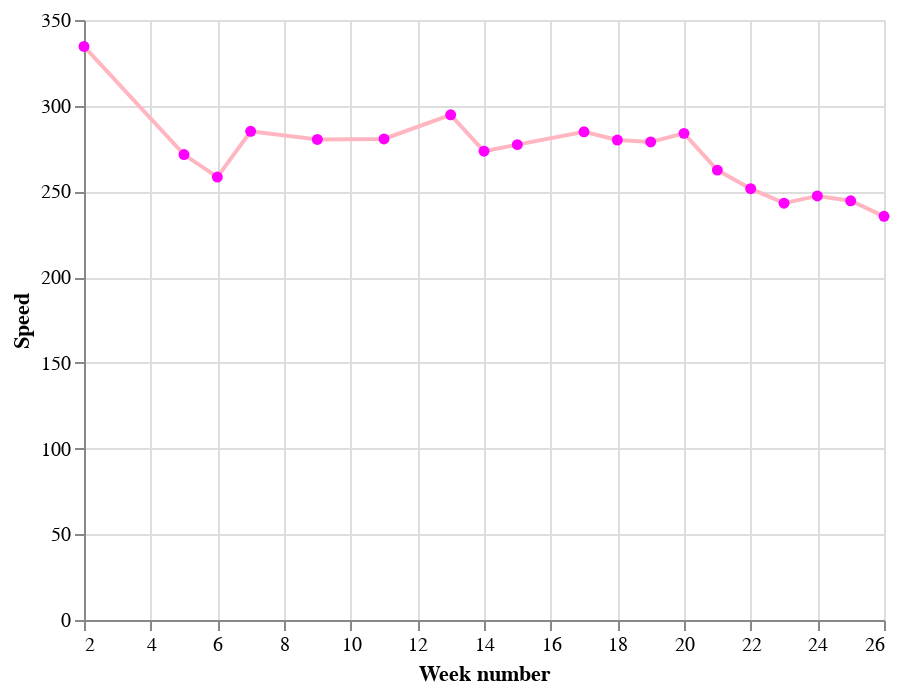

Notebook code for this chart:
### Code cell
# Another way of doing the above is to set up a base chart and add more layers, like so

base = alt.Chart(df).mark_line(color='lightpink').encode(
    alt.X('week', title='Week number'),
    alt.Y('seconds_per_km', aggregate='mean',  title='Speed'),
)

base + base.mark_circle(color='magenta')

### Figure 1 — Vega-Lite specification as saved in the notebook (floating-point values rounded to 4 significant figures)
{"config": {"view": {"continuousWidth": 400, "continuousHeight": 300}}, "layer": [{"mark": {"type": "line", "color": "lightpink"}, "encoding": {"x": {"field": "week", "title": "Week number", "type": "quantitative"}, "y": {"aggregate": "mean", "field": "seconds_per_km", "title": "Speed", "type": "quantitative"}}}, {"mark": {"type": "circle", "color": "magenta"}, "encoding": {"x": {"field": "week", "title": "Week number", "type": "quantitative"}, "y": {"aggregate": "mean", "field": "seconds_per_km", "title": "Speed", "type": "quantitative"}}}], "data": {"name": "data-ec06743c94a29224c91ed66eace526ab"}, "$schema": "https://vega.github.io/schema/vega-lite/v4.17.0.json", "datasets": {"data-ec06743c94a29224c91ed66eace526ab": [{"Unnamed: 0": 182, "type": 1, "startTime": "2022-01-10T13:39:17+00:00", "sportTime(s)": 453, "maxPace(/meter)": 7.246, "minPace(/meter)": 0.2501, "distance(m)": 1191.0, "avgPace(/meter)": 0.3787, "calories(kcal)": 71.0, "date": "2022-01-10T20:39:00", "seconds_per_km": 380.4, "speed_per_km": "06:20.35", "distance_rounded": 1.0, "day_of_week": "Monday", "week": 2}, {"Unnamed: 0": 178, "type": 1, "startTime": "2022-01-13T09:23:16+00:00", "sportTime(s)": 290, "maxPace(/meter)": 2.342, "minPace(/meter)": 0.1982, "distance(m)": 1004.0, "avgPace(/meter)": 0.2878, "calories(kcal)": 60.0, "date": "2022-01-13T16:23:00", "seconds_per_km": 288.8, "speed_per_km": "04:48.84", "distance_rounded": 1.0, "day_of_week": "Thursday", "week": 2}, {"Unnamed: 0": 176, "type": 1, "startTime": "2022-02-03T10:41:12+00:00", "sportTime(s)": 265, "maxPace(/meter)": 0.609, "minPace(/meter)": 0.1993, "distance(m)": 1001.0, "avgPace(/meter)": 0.2637, "calories(kcal)": 39.0, "date": "2022-02-03T17:41:00", "seconds_per_km": 264.7, "speed_per_km": "04:24.74", "distance_rounded": 1.0, "day_of_week": "Thursday", "week": 5}, {"Unnamed: 0": 172, "type": 1, "startTime": "2022-02-05T11:46:47+00:00", "sportTime(s)": 283, "maxPace(/meter)": 0.6911, "minPace(/meter)": 0.229, "distance(m)": 1006.0, "avgPace(/meter)": 0.2803, "calories(kcal)": 50.0, "date": "2022-02-05T18:46:00", "seconds_per_km": 281.3, "speed_per_km": "04:41.31", "distance_rounded": 1.0, "day_of_week": "Saturday", "week": 5}, {"Unnamed: 0": 169, "type": 1, "startTime": "2022-02-06T11:36:48+00:00", "sportTime(s)": 272, "maxPace(/meter)": 0.6361, "minPace(/meter)": 0.2325, "distance(m)": 1013.0, "avgPace(/meter)": 0.2675, "calories(kcal)": 34.0, "date": "2022-02-06T18:36:00", "seconds_per_km": 268.5, "speed_per_km": "04:28.51", "distance_rounded": 1.0, "day_of_week": "Sunday", "week": 5}, {"Unnamed: 0": 166, "type": 1, "startTime": "2022-02-11T11:49:54+00:00", "sportTime(s)": 264, "maxPace(/meter)": 0.788, "minPace(/meter)": 0.198, "distance(m)": 1004.0, "avgPace(/meter)": 0.26, "calories(kcal)": 39.0, "date": "2022-02-11T18:49:00", "seconds_per_km": 262.9, "speed_per_km": "04:22.95", "distance_rounded": 1.0, "day_of_week": "Friday", "week": 6}, {"Unnamed: 0": 163, "type": 1, "startTime": "2022-02-12T11:25:02+00:00", "sportTime(s)": 259, "maxPace(/meter)": 0.5571, "minPace(/meter)": 0.1928, "distance(m)": 1011.0, "avgPace(/meter)": 0.2552, "calories(kcal)": 44.0, "date": "2022-02-12T18:25:00", "seconds_per_km": 256.2, "speed_per_km": "04:16.18", "distance_rounded": 1.0, "day_of_week": "Saturday", "week": 6}, {"Unnamed: 0": 161, "type": 1, "startTime": "2022-02-13T11:09:12+00:00", "sportTime(s)": 256, "maxPace(/meter)": 0.576, "minPace(/meter)": 0.194, "distance(m)": 1000.0, "avgPace(/meter)": 0.255, "calories(kcal)": 37.0, "date": "2022-02-13T18:09:00", "seconds_per_km": 256.0, "speed_per_km": "04:16.00", "distance_rounded": 1.0, "day_of_week": "Sunday", "week": 6}, {"Unnamed: 0": 157, "type": 1, "startTime": "2022-02-14T11:50:09+00:00", "sportTime(s)": 287, "maxPace(/meter)": 0.7446, "minPace(/meter)": 0.2587, "distance(m)": 1002.0, "avgPace(/meter)": 0.2854, "calories(kcal)": 43.0, "date": "2022-02-14T18:50:00", "seconds_per_km": 286.4, "speed_per_km": "04:46.43", "distance_rounded": 1.0, "day_of_week": "Monday", "week": 7}, {"Unnamed: 0": 155, "type": 1, "startTime": "2022-02-16T11:12:40+00:00", "sportTime(s)": 284, "maxPace(/meter)": 2.165, "minPace(/meter)": 0.1834, "distance(m)": 1001.0, "avgPace(/meter)": 0.2827, "calories(kcal)": 60.0, "date": "2022-02-16T18:12:00", "seconds_per_km": 283.7, "speed_per_km": "04:43.72", "distance_rounded": 1.0, "day_of_week": "Wednesday", "week": 7}, {"Unnamed: 0": 152, "type": 1, "startTime": "2022-03-05T00:10:22+00:00", "sportTime(s)": 282, "maxPace(/meter)": 0.6154, "minPace(/meter)": 0.2083, "distance(m)": 1006.0, "avgPace(/meter)": 0.2793, "calories(kcal)": 55.0, "date": "2022-03-05T07:10:00", "seconds_per_km": 280.3, "speed_per_km": "04:40.32", "distance_rounded": 1.0, "day_of_week": "Saturday", "week": 9}, {"Unnamed: 0": 150, "type": 1, "startTime": "2022-03-18T11:26:11+00:00", "sportTime(s)": 282, "maxPace(/meter)": 0.8749, "minPace(/meter)": 0.2372, "distance(m)": 1005.0, "avgPace(/meter)": 0.2796, "calories(kcal)": 47.0, "date": "2022-03-18T18:26:00", "seconds_per_km": 280.6, "speed_per_km": "04:40.60", "distance_rounded": 1.0, "day_of_week": "Friday", "week": 11}, {"Unnamed: 0": 146, "type": 1, "startTime": "2022-03-28T11:45:13+00:00", "sportTime(s)": 311, "maxPace(/meter)": 0.639, "minPace(/meter)": 0.2149, "distance(m)": 1046.0, "avgPace(/meter)": 0.2964, "calories(kcal)": 57.0, "date": "2022-03-28T18:45:00", "seconds_per_km": 297.3, "speed_per_km": "04:57.32", "distance_rounded": 1.0, "day_of_week": "Monday", "week": 13}, {"Unnamed: 0": 144, "type": 1, "startTime": "2022-03-29T12:02:25+00:00", "sportTime(s)": 303, "maxPace(/meter)": 0.6835, "minPace(/meter)": 0.2301, "distance(m)": 1003.0, "avgPace(/meter)": 0.3011, "calories(kcal)": 57.0, "date": "2022-03-29T19:02:00", "seconds_per_km": 302.1, "speed_per_km": "05:2.09", "distance_rounded": 1.0, "day_of_week": "Tuesday", "week": 13}, {"Unnamed: 0": 142, "type": 1, "startTime": "2022-03-30T11:52:16+00:00", "sportTime(s)": 285, "maxPace(/meter)": 0.4753, "minPace(/meter)": 0.1658, "distance(m)": 1001.0, "avgPace(/meter)": 0.2837, "calories(kcal)": 49.0, "date": "2022-03-30T18:52:00", "seconds_per_km": 284.7, "speed_per_km": "04:44.72", "distance_rounded": 1.0, "day_of_week": "Wednesday", "week": 13}, {"Unnamed: 0": 140, "type": 1, "startTime": "2022-04-04T10:57:56+00:00", "sportTime(s)": 271, "maxPace(/meter)": 0.7117, "minPace(/meter)": 0.2248, "distance(m)": 1000.0, "avgPace(/meter)": 0.27, "calories(kcal)": 48.0, "date": "2022-04-04T17:57:00", "seconds_per_km": 271.0, "speed_per_km": "04:31.00", "distance_rounded": 1.0, "day_of_week": "Monday", "week": 14}, {"Unnamed: 0": 137, "type": 1, "startTime": "2022-04-08T11:39:28+00:00", "sportTime(s)": 274, "maxPace(/meter)": 0.6707, "minPace(/meter)": 0.2315, "distance(m)": 1000.0, "avgPace(/meter)": 0.273, "calories(kcal)": 51.0, "date": "2022-04-08T18:39:00", "seconds_per_km": 274.0, "speed_per_km": "04:34.00", "distance_rounded": 1.0, "day_of_week": "Friday", "week": 14}, {"Unnamed: 0": 134, "type": 1, "startTime": "2022-04-10T11:41:58+00:00", "sportTime(s)": 277, "maxPace(/meter)": 0.6873, "minPace(/meter)": 0.2137, "distance(m)": 1006.0, "avgPace(/meter)": 0.2744, "calories(kcal)": 45.0, "date": "2022-04-10T18:41:00", "seconds_per_km": 275.3, "speed_per_km": "04:35.35", "distance_rounded": 1.0, "day_of_week": "Sunday", "week": 14}, {"Unnamed: 0": 131, "type": 1, "startTime": "2022-04-13T10:48:11+00:00", "sportTime(s)": 278, "maxPace(/meter)": 0.7634, "minPace(/meter)": 0.2038, "distance(m)": 1000.0, "avgPace(/meter)": 0.277, "calories(kcal)": 44.0, "date": "2022-04-13T17:48:00", "seconds_per_km": 278.0, "speed_per_km": "04:38.00", "distance_rounded": 1.0, "day_of_week": "Wednesday", "week": 15}, {"Unnamed: 0": 128, "type": 1, "startTime": "2022-04-15T09:54:21+00:00", "sportTime(s)": 278, "maxPace(/meter)": 0.7968, "minPace(/meter)": 0.244, "distance(m)": 1005.0, "avgPace(/meter)": 0.2756, "calories(kcal)": 39.0, "date": "2022-04-15T16:54:00", "seconds_per_km": 276.6, "speed_per_km": "04:36.62", "distance_rounded": 1.0, "day_of_week": "Friday", "week": 15}, {"Unnamed: 0": 125, "type": 1, "startTime": "2022-04-26T11:40:21+00:00", "sportTime(s)": 354, "maxPace(/meter)": 1.115, "minPace(/meter)": 0.1997, "distance(m)": 1201.0, "avgPace(/meter)": 0.2939, "calories(kcal)": 62.0, "date": "2022-04-26T18:40:00", "seconds_per_km": 294.8, "speed_per_km": "04:54.75", "distance_rounded": 1.0, "day_of_week": "Tuesday", "week": 17}, {"Unnamed: 0": 123, "type": 1, "startTime": "2022-04-27T11:31:56+00:00", "sportTime(s)": 270, "maxPace(/meter)": 0.6803, "minPace(/meter)": 0.2187, "distance(m)": 1002.0, "avgPace(/meter)": 0.2685, "calories(kcal)": 48.0, "date": "2022-04-27T18:31:00", "seconds_per_km": 269.5, "speed_per_km": "04:29.46", "distance_rounded": 1.0, "day_of_week": "Wednesday", "week": 17}, {"Unnamed: 0": 121, "type": 1, "startTime": "2022-04-28T10:37:51+00:00", "sportTime(s)": 279, "maxPace(/meter)": 0.8052, "minPace(/meter)": 0.221, "distance(m)": 1002.0, "avgPace(/meter)": 0.2774, "calories(kcal)": 50.0, "date": "2022-04-28T17:37:00", "seconds_per_km": 278.4, "speed_per_km": "04:38.44", "distance_rounded": 1.0, "day_of_week": "Thursday", "week": 17}, {"Unnamed: 0": 119, "type": 1, "startTime": "2022-04-29T11:01:29+00:00", "sportTime(s)": 495, "maxPace(/meter)": 1.217, "minPace(/meter)": 0.2073, "distance(m)": 1651.0, "avgPace(/meter)": 0.2974, "calories(kcal)": 89.0, "date": "2022-04-29T18:01:00", "seconds_per_km": 299.8, "speed_per_km": "04:59.82", "distance_rounded": 1.0, "day_of_week": "Friday", "week": 17}, {"Unnamed: 0": 117, "type": 1, "startTime": "2022-05-01T09:48:50+00:00", "sportTime(s)": 283, "maxPace(/meter)": 0.8224, "minPace(/meter)": 0.2239, "distance(m)": 1006.0, "avgPace(/meter)": 0.2803, "calories(kcal)": 41.0, "date": "2022-05-01T16:48:00", "seconds_per_km": 281.3, "speed_per_km": "04:41.31", "distance_rounded": 1.0, "day_of_week": "Sunday", "week": 17}, {"Unnamed: 0": 112, "type": 1, "startTime": "2022-05-04T11:52:29+00:00", "sportTime(s)": 279, "maxPace(/meter)": 0.6135, "minPace(/meter)": 0.2112, "distance(m)": 1007.0, "avgPace(/meter)": 0.2761, "calories(kcal)": 42.0, "date": "2022-05-04T18:52:00", "seconds_per_km": 277.1, "speed_per_km": "04:37.06", "distance_rounded": 1.0, "day_of_week": "Wednesday", "week": 18}, {"Unnamed: 0": 110, "type": 1, "startTime": "2022-05-05T11:15:38+00:00", "sportTime(s)": 292, "maxPace(/meter)": 0.7042, "minPace(/meter)": 0.216, "distance(m)": 1000.0, "avgPace(/meter)": 0.291, "calories(kcal)": 52.0, "date": "2022-05-05T18:15:00", "seconds_per_km": 292.0, "speed_per_km": "04:52.00", "distance_rounded": 1.0, "day_of_week": "Thursday", "week": 18}, {"Unnamed: 0": 107, "type": 1, "startTime": "2022-05-06T10:16:48+00:00", "sportTime(s)": 273, "maxPace(/meter)": 0.7022, "minPace(/meter)": 0.2276, "distance(m)": 1003.0, "avgPace(/meter)": 0.2712, "calories(kcal)": 47.0, "date": "2022-05-06T17:16:00", "seconds_per_km": 272.2, "speed_per_km": "04:32.18", "distance_rounded": 1.0, "day_of_week": "Friday", "week": 18}, {"Unnamed: 0": 104, "type": 1, "startTime": "2022-05-07T09:47:30+00:00", "sportTime(s)": 290, "maxPace(/meter)": 212.0, "minPace(/meter)": 0.2129, "distance(m)": 1040.0, "avgPace(/meter)": 0.278, "calories(kcal)": 52.0, "date": "2022-05-07T16:47:00", "seconds_per_km": 278.8, "speed_per_km": "04:38.85", "distance_rounded": 1.0, "day_of_week": "Saturday", "week": 18}, {"Unnamed: 0": 102, "type": 1, "startTime": "2022-05-08T11:24:19+00:00", "sportTime(s)": 287, "maxPace(/meter)": 225.0, "minPace(/meter)": 0.2221, "distance(m)": 1026.0, "avgPace(/meter)": 0.279, "calories(kcal)": 56.0, "date": "2022-05-08T18:24:00", "seconds_per_km": 279.7, "speed_per_km": "04:39.73", "distance_rounded": 1.0, "day_of_week": "Sunday", "week": 18}, {"Unnamed: 0": 99, "type": 1, "startTime": "2022-05-12T11:36:50+00:00", "sportTime(s)": 281, "maxPace(/meter)": 178.0, "minPace(/meter)": 0.1781, "distance(m)": 1007.0, "avgPace(/meter)": 0.278, "calories(kcal)": 59.0, "date": "2022-05-12T18:36:00", "seconds_per_km": 279.0, "speed_per_km": "04:39.05", "distance_rounded": 1.0, "day_of_week": "Thursday", "week": 19}, {"Unnamed: 0": 96, "type": 1, "startTime": "2022-05-13T11:36:23+00:00", "sportTime(s)": 291, "maxPace(/meter)": 201.0, "minPace(/meter)": 0.2015, "distance(m)": 1024.0, "avgPace(/meter)": 0.283, "calories(kcal)": 55.0, "date": "2022-05-13T18:36:00", "seconds_per_km": 284.2, "speed_per_km": "04:44.18", "distance_rounded": 1.0, "day_of_week": "Friday", "week": 19}, {"Unnamed: 0": 92, "type": 1, "startTime": "2022-05-15T11:36:24+00:00", "sportTime(s)": 281, "maxPace(/meter)": 197.0, "minPace(/meter)": 0.1974, "distance(m)": 1028.0, "avgPace(/meter)": 0.273, "calories(kcal)": 51.0, "date": "2022-05-15T18:36:00", "seconds_per_km": 273.3, "speed_per_km": "04:33.35", "distance_rounded": 1.0, "day_of_week": "Sunday", "week": 19}, {"Unnamed: 0": 89, "type": 1, "startTime": "2022-05-16T11:31:34+00:00", "sportTime(s)": 302, "maxPace(/meter)": 210.0, "minPace(/meter)": 0.2106, "distance(m)": 1046.0, "avgPace(/meter)": 0.288, "calories(kcal)": 63.0, "date": "2022-05-16T18:31:00", "seconds_per_km": 288.7, "speed_per_km": "04:48.72", "distance_rounded": 1.0, "day_of_week": "Monday", "week": 20}, {"Unnamed: 0": 86, "type": 1, "startTime": "2022-05-17T11:15:00+00:00", "sportTime(s)": 308, "maxPace(/meter)": 237.0, "minPace(/meter)": 0.2227, "distance(m)": 1049.0, "avgPace(/meter)": 0.293, "calories(kcal)": 63.0, "date": "2022-05-17T18:15:00", "seconds_per_km": 293.6, "speed_per_km": "04:53.61", "distance_rounded": 1.0, "day_of_week": "Tuesday", "week": 20}, {"Unnamed: 0": 82, "type": 1, "startTime": "2022-05-21T13:48:24+00:00", "sportTime(s)": 287, "maxPace(/meter)": 0.6219, "minPace(/meter)": 0.2232, "distance(m)": 1003.0, "avgPace(/meter)": 0.2841, "calories(kcal)": 50.03, "date": "2022-05-21T20:48:00", "seconds_per_km": 286.1, "speed_per_km": "04:46.14", "distance_rounded": 1.0, "day_of_week": "Saturday", "week": 20}, {"Unnamed: 0": 79, "type": 1, "startTime": "2022-05-22T10:22:47+00:00", "sportTime(s)": 267, "maxPace(/meter)": 0.815, "minPace(/meter)": 0.2136, "distance(m)": 1000.0, "avgPace(/meter)": 0.265, "calories(kcal)": 44.08, "date": "2022-05-22T17:22:00", "seconds_per_km": 267.0, "speed_per_km": "04:27.00", "distance_rounded": 1.0, "day_of_week": "Sunday", "week": 20}, {"Unnamed: 0": 76, "type": 1, "startTime": "2022-05-23T11:46:59+00:00", "sportTime(s)": 267, "maxPace(/meter)": 0.668, "minPace(/meter)": 0.2187, "distance(m)": 1000.0, "avgPace(/meter)": 0.265, "calories(kcal)": 50.33, "date": "2022-05-23T18:46:00", "seconds_per_km": 267.0, "speed_per_km": "04:27.00", "distance_rounded": 1.0, "day_of_week": "Monday", "week": 21}, {"Unnamed: 0": 73, "type": 1, "startTime": "2022-05-24T11:54:01+00:00", "sportTime(s)": 267, "maxPace(/meter)": 0.9251, "minPace(/meter)": 0.2227, "distance(m)": 1001.0, "avgPace(/meter)": 0.2647, "calories(kcal)": 44.15, "date": "2022-05-24T18:54:00", "seconds_per_km": 266.7, "speed_per_km": "04:26.73", "distance_rounded": 1.0, "day_of_week": "Tuesday", "week": 21}, {"Unnamed: 0": 70, "type": 1, "startTime": "2022-05-25T10:56:04+00:00", "sportTime(s)": 241, "maxPace(/meter)": 0.9066, "minPace(/meter)": 0.1197, "distance(m)": 1003.0, "avgPace(/meter)": 0.2353, "calories(kcal)": 40.81, "date": "2022-05-25T17:56:00", "seconds_per_km": 240.3, "speed_per_km": "04:0.28", "distance_rounded": 1.0, "day_of_week": "Wednesday", "week": 21}, {"Unnamed: 0": 67, "type": 1, "startTime": "2022-05-26T10:17:38+00:00", "sportTime(s)": 265, "maxPace(/meter)": 0.558, "minPace(/meter)": 0.1968, "distance(m)": 1003.0, "avgPace(/meter)": 0.2622, "calories(kcal)": 53.12, "date": "2022-05-26T17:17:00", "seconds_per_km": 264.2, "speed_per_km": "04:24.21", "distance_rounded": 1.0, "day_of_week": "Thursday", "week": 21}, {"Unnamed: 0": 64, "type": 1, "startTime": "2022-05-27T11:35:19+00:00", "sportTime(s)": 277, "maxPace(/meter)": 0.757, "minPace(/meter)": 0.2449, "distance(m)": 1003.0, "avgPace(/meter)": 0.2742, "calories(kcal)": 43.04, "date": "2022-05-27T18:35:00", "seconds_per_km": 276.2, "speed_per_km": "04:36.17", "distance_rounded": 1.0, "day_of_week": "Friday", "week": 21}, {"Unnamed: 0": 61, "type": 1, "startTime": "2022-05-28T10:39:29+00:00", "sportTime(s)": 271, "maxPace(/meter)": 0.6452, "minPace(/meter)": 0.2224, "distance(m)": 1005.0, "avgPace(/meter)": 0.2677, "calories(kcal)": 51.33, "date": "2022-05-28T17:39:00", "seconds_per_km": 269.7, "speed_per_km": "04:29.65", "distance_rounded": 1.0, "day_of_week": "Saturday", "week": 21}, {"Unnamed: 0": 58, "type": 1, "startTime": "2022-05-29T11:19:12+00:00", "sportTime(s)": 253, "maxPace(/meter)": 0.4274, "minPace(/meter)": 0.1839, "distance(m)": 1000.0, "avgPace(/meter)": 0.251, "calories(kcal)": 41.0, "date": "2022-05-29T18:19:00", "seconds_per_km": 253.0, "speed_per_km": "04:13.00", "distance_rounded": 1.0, "day_of_week": "Sunday", "week": 21}, {"Unnamed: 0": 55, "type": 1, "startTime": "2022-05-30T11:55:16+00:00", "sportTime(s)": 253, "maxPace(/meter)": 0.4058, "minPace(/meter)": 0.1746, "distance(m)": 1004.0, "avgPace(/meter)": 0.25, "calories(kcal)": 48.92, "date": "2022-05-30T18:55:00", "seconds_per_km": 252.0, "speed_per_km": "04:11.99", "distance_rounded": 1.0, "day_of_week": "Monday", "week": 22}, {"Unnamed: 0": 52, "type": 1, "startTime": "2022-05-31T11:42:33+00:00", "sportTime(s)": 261, "maxPace(/meter)": 0.5513, "minPace(/meter)": 0.203, "distance(m)": 1006.0, "avgPace(/meter)": 0.2575, "calories(kcal)": 49.91, "date": "2022-05-31T18:42:00", "seconds_per_km": 259.4, "speed_per_km": "04:19.44", "distance_rounded": 1.0, "day_of_week": "Tuesday", "week": 22}, {"Unnamed: 0": 49, "type": 1, "startTime": "2022-06-03T11:03:24+00:00", "sportTime(s)": 251, "maxPace(/meter)": 0.8258, "minPace(/meter)": 0.1627, "distance(m)": 1003.0, "avgPace(/meter)": 0.2483, "calories(kcal)": 45.2, "date": "2022-06-03T18:03:00", "seconds_per_km": 250.2, "speed_per_km": "04:10.25", "distance_rounded": 1.0, "day_of_week": "Friday", "week": 22}, {"Unnamed: 0": 46, "type": 1, "startTime": "2022-06-04T11:38:21+00:00", "sportTime(s)": 245, "maxPace(/meter)": 0.5981, "minPace(/meter)": 0.2102, "distance(m)": 1001.0, "avgPace(/meter)": 0.2428, "calories(kcal)": 51.81, "date": "2022-06-04T18:38:00", "seconds_per_km": 244.8, "speed_per_km": "04:4.76", "distance_rounded": 1.0, "day_of_week": "Saturday", "week": 22}, {"Unnamed: 0": 43, "type": 1, "startTime": "2022-06-11T10:38:27+00:00", "sportTime(s)": 237, "maxPace(/meter)": 0.5176, "minPace(/meter)": 0.1971, "distance(m)": 1001.0, "avgPace(/meter)": 0.2348, "calories(kcal)": 30.82, "date": "2022-06-11T17:38:00", "seconds_per_km": 236.8, "speed_per_km": "03:56.76", "distance_rounded": 1.0, "day_of_week": "Saturday", "week": 23}, {"Unnamed: 0": 39, "type": 1, "startTime": "2022-06-12T10:47:29+00:00", "sportTime(s)": 251, "maxPace(/meter)": 0.6472, "minPace(/meter)": 0.2005, "distance(m)": 1006.0, "avgPace(/meter)": 0.2475, "calories(kcal)": 51.79, "date": "2022-06-12T17:47:00", "seconds_per_km": 249.5, "speed_per_km": "04:9.50", "distance_rounded": 1.0, "day_of_week": "Sunday", "week": 23}, {"Unnamed: 0": 36, "type": 1, "startTime": "2022-06-14T12:03:23+00:00", "sportTime(s)": 259, "maxPace(/meter)": 0.5627, "minPace(/meter)": 0.1935, "distance(m)": 1003.0, "avgPace(/meter)": 0.2562, "calories(kcal)": 56.05, "date": "2022-06-14T19:03:00", "seconds_per_km": 258.2, "speed_per_km": "04:18.23", "distance_rounded": 1.0, "day_of_week": "Tuesday", "week": 24}, {"Unnamed: 0": 32, "type": 1, "startTime": "2022-06-15T11:46:25+00:00", "sportTime(s)": 249, "maxPace(/meter)": 0.5219, "minPace(/meter)": 0.1885, "distance(m)": 1011.0, "avgPace(/meter)": 0.2443, "calories(kcal)": 47.92, "date": "2022-06-15T18:46:00", "seconds_per_km": 246.3, "speed_per_km": "04:6.29", "distance_rounded": 1.0, "day_of_week": "Wednesday", "week": 24}, {"Unnamed: 0": 27, "type": 1, "startTime": "2022-06-16T11:03:28+00:00", "sportTime(s)": 243, "maxPace(/meter)": 0.5764, "minPace(/meter)": 0.1971, "distance(m)": 1002.0, "avgPace(/meter)": 0.2405, "calories(kcal)": 33.65, "date": "2022-06-16T18:03:00", "seconds_per_km": 242.5, "speed_per_km": "04:2.51", "distance_rounded": 1.0, "day_of_week": "Thursday", "week": 24}, {"Unnamed: 0": 23, "type": 1, "startTime": "2022-06-17T11:03:58+00:00", "sportTime(s)": 243, "maxPace(/meter)": 0.4713, "minPace(/meter)": 0.1802, "distance(m)": 1002.0, "avgPace(/meter)": 0.2405, "calories(kcal)": 48.66, "date": "2022-06-17T18:03:00", "seconds_per_km": 242.5, "speed_per_km": "04:2.51", "distance_rounded": 1.0, "day_of_week": "Friday", "week": 24}, {"Unnamed: 0": 18, "type": 1, "startTime": "2022-06-21T12:23:33+00:00", "sportTime(s)": 247, "maxPace(/meter)": 0.5322, "minPace(/meter)": 0.1881, "distance(m)": 1009.0, "avgPace(/meter)": 0.2428, "calories(kcal)": 45.0, "date": "2022-06-21T19:23:00", "seconds_per_km": 244.8, "speed_per_km": "04:4.80", "distance_rounded": 1.0, "day_of_week": "Tuesday", "week": 25}, {"Unnamed: 0": 15, "type": 1, "startTime": "2022-06-23T11:16:47+00:00", "sportTime(s)": 245, "maxPace(/meter)": 0.627, "minPace(/meter)": 0.1883, "distance(m)": 1003.0, "avgPace(/meter)": 0.2423, "calories(kcal)": 49.76, "date": "2022-06-23T18:16:00", "seconds_per_km": 244.3, "speed_per_km": "04:4.27", "distance_rounded": 1.0, "day_of_week": "Thursday", "week": 25}, {"Unnamed: 0": 10, "type": 1, "startTime": "2022-06-27T11:45:38+00:00", "sportTime(s)": 239, "maxPace(/meter)": 0.6246, "minPace(/meter)": 0.1815, "distance(m)": 1002.0, "avgPace(/meter)": 0.2365, "calories(kcal)": 48.67, "date": "2022-06-27T18:45:00", "seconds_per_km": 238.5, "speed_per_km": "03:58.52", "distance_rounded": 1.0, "day_of_week": "Monday", "week": 26}, {"Unnamed: 0": 7, "type": 1, "startTime": "2022-06-28T11:07:21+00:00", "sportTime(s)": 235, "maxPace(/meter)": 0.4755, "minPace(/meter)": 0.1836, "distance(m)": 1003.0, "avgPace(/meter)": 0.2323, "calories(kcal)": 39.65, "date": "2022-06-28T18:07:00", "seconds_per_km": 234.3, "speed_per_km": "03:54.30", "distance_rounded": 1.0, "day_of_week": "Tuesday", "week": 26}, {"Unnamed: 0": 4, "type": 1, "startTime": "2022-06-29T12:02:34+00:00", "sportTime(s)": 231, "maxPace(/meter)": 0.5453, "minPace(/meter)": 0.1936, "distance(m)": 1003.0, "avgPace(/meter)": 0.2283, "calories(kcal)": 33.62, "date": "2022-06-29T19:02:00", "seconds_per_km": 230.3, "speed_per_km": "03:50.31", "distance_rounded": 1.0, "day_of_week": "Wednesday", "week": 26}, {"Unnamed: 0": 1, "type": 1, "startTime": "2022-06-30T12:31:18+00:00", "sportTime(s)": 239, "maxPace(/meter)": 0.6545, "minPace(/meter)": 0.1648, "distance(m)": 1001.0, "avgPace(/meter)": 0.2368, "calories(kcal)": 36.82, "date": "2022-06-30T19:31:00", "seconds_per_km": 238.8, "speed_per_km": "03:58.76", "distance_rounded": 1.0, "day_of_week": "Thursday", "week": 26}]}}
